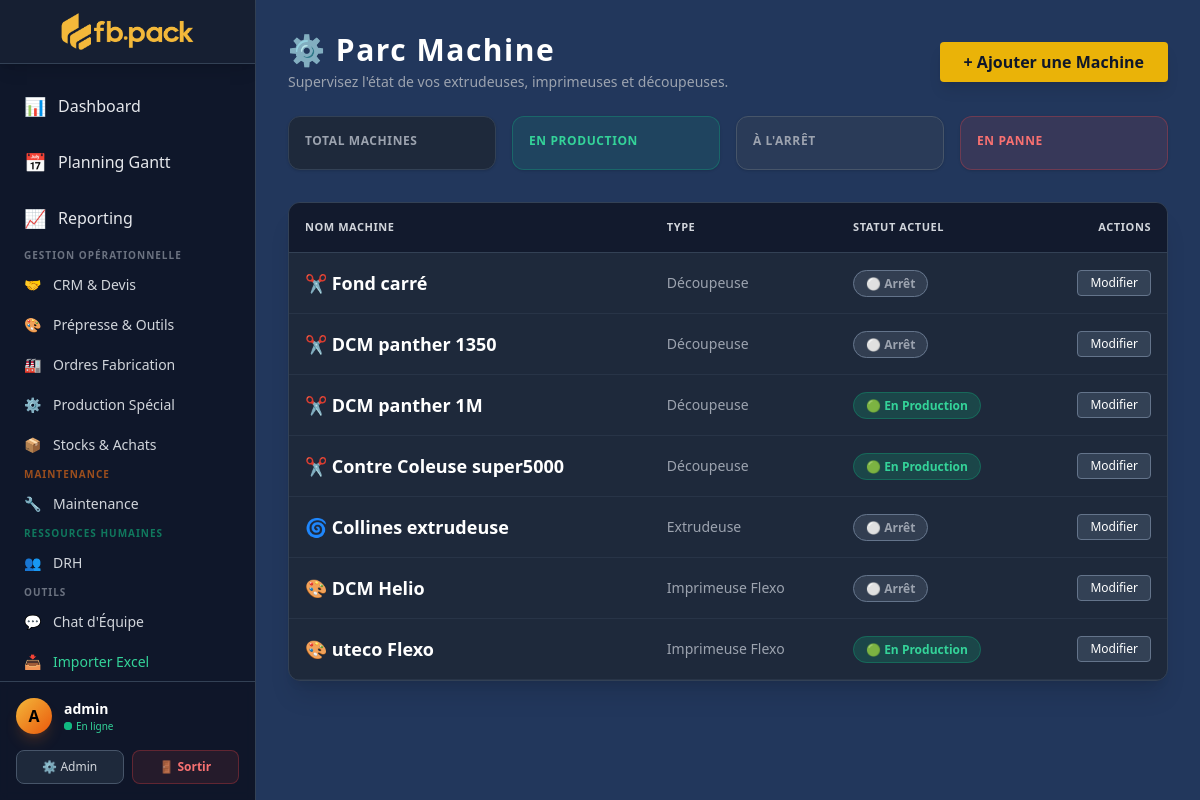
The page /machines/ (signed in) on the database its author committed.
### core/models.py (models this page shows, shortened)
class Machine(models.Model):
    STATUS_CHOICES = [
        ('RUN', 'En Production'),
        ('STOP', 'Arrêt'),
        ('MAINT', 'Maintenance'),
        ('PANNE', 'En Panne'),
    ]
    TYPE_CHOICES = [
        ('EXT', 'Extrudeuse'),
        ('IMP', 'Imprimeuse Flexo'),
        ('HELIO', 'Imprimeuse Hélio'),
        ('COMP', 'Complexeuse'),
        ('DEC', 'Découpeuse'),
        ('DEC2', 'Découpeuse 2'),
        ('SAC_FC', 'Machine Fond Carré'),
        ('SAC_SO', 'Machine Soudure'),
        ('NETT_CL', 'Nettoyage Cliché'),
        ('NETT_AN', 'Nettoyage Anilox'),
        ('AUTRE', 'Autre'),
    ]
    CRITICITE_CHOICES = [
        ('A', 'Critique (A)'),
        ('B', 'Important (B)'),
        ('C', 'Standard (C)'),
    ]
    code_machine = models.CharField("Code Machine", max_length=50, unique=True, blank=True)
    name = models.CharField("Nom Machine", max_length=100)
    type = models.CharField("Type", max_length=50, choices=TYPE_CHOICES)
    atelier = models.ForeignKey(
        'Atelier', on_delete=models.SET_NULL,
        null=True, blank=True, related_name='machines_atelier',
        verbose_name="Atelier"
    )
    marque = models.CharField("Marque", max_length=100, blank=True)
    modele = models.CharField("Modèle", max_length=100, blank=True)
    numero_serie = models.CharField("N° Série", max_length=100, blank=True)
    annee_fabrication = models.IntegerField("Année de fabrication", null=True, blank=True)
    date_mise_en_service = models.DateField("Date de mise en service", null=True, blank=True)
    fournisseur_machine = models.ForeignKey(
        'Supplier', on_delete=models.SET_NULL,
        null=True, blank=True, related_name='machines_fournies',
        verbose_name="Fournisseur machine"
    )
    compteur_heures = models.FloatField("Compteur heures machine", default=0)
    compteur_metres = models.FloatField("Compteur mètres produits", default=0)
    compteur_tours = models.FloatField("Compteur tours/cycles", default=0)
    date_dernier_releve = models.DateTimeField("Dernier relevé compteur", null=True, blank=True)
    puissance_kw = models.FloatField("Puissance (kW)", default=0, null=True, blank=True)
    vitesse_max = models.FloatField("Vitesse max (m/min)", default=0, null=True, blank=True)
    laize_max = models.FloatField("Laize max (mm)", default=0, null=True, blank=True)
    laize_min = models.FloatField("Laize min (mm)", default=0, null=True, blank=True)
    nb_couleurs = models.IntegerField("Nb couleurs (impression)", default=0, null=True, blank=True)
    status = models.CharField("Statut", max_length=10, choices=STATUS_CHOICES, default='STOP')
    criticite = models.CharField("Criticité", max_length=1, choices=CRITICITE_CHOICES, default='B')
    photo = models.ImageField("Photo", upload_to='machines/photos/', blank=True, null=True)
    documentation = models.FileField("Documentation technique", upload_to='machines/docs/', blank=True, null=True)
    cout_acquisition = models.DecimalField("Coût d'acquisition (DA)", max_digits=14, decimal_places=2, default=0)
    cout_horaire = models.DecimalField("Coût horaire (DA/h)", max_digits=10, decimal_places=2, default=0)
    notes = models.TextField("Notes", blank=True)
    est_active = models.BooleanField("Active", default=True)
    date_creation = models.DateTimeField("Date création fiche", auto_now_add=True, null=True)
    class Meta:
        verbose_name = "Machine"
        verbose_name_plural = "Machines"
        ordering = ['atelier', 'name']

### core/views.py (the view)
# urls.py: path('machines/', views.machine_view, name='machine_view'),
@login_required
def machine_view(request):
    machines = Machine.objects.all().order_by('-id')
    return render(request, 'machines.html', {'machines': machines})

### core/context_processors.py (called while the page is built)
def maintenance_alerts(request):
    if request.user.is_authenticated:
        try:
            count = AlerteMaintenance.objects.filter(est_traitee=False).count()
        except Exception:
            count = 0
        return {'alertes_maintenance_count': count}
    return {'alertes_maintenance_count': 0}

### templates/machines.html (shortened to what this page needs)
{% extends 'base.html' %}
{% block content %}
<div class="mb-6 flex justify-between items-center">
    <div>
        <h1 class="text-3xl font-bold text-white tracking-wider">⚙️ Parc Machine</h1>
        <p class="text-gray-400 text-sm mt-1">Supervisez l'état de vos extrudeuses, imprimeuses et découpeuses.</p>
    </div>
    <a href="{% url 'add_machine' %}" class="bg-yellow-500 hover:bg-yellow-400 text-slate-900 font-bold py-2 px-6 rounded shadow-lg transition transform hover:-translate-y-0.5">
        + Ajouter une Machine
    </a>
</div>
<div class="grid grid-cols-4 gap-4 mb-8">
    <div class="bg-slate-800 border border-slate-700 p-4 rounded-xl shadow">
        <div class="text-gray-400 text-xs uppercase font-bold tracking-wider">Total Machines</div>
    </div>
    <div class="bg-emerald-500/10 border border-emerald-500/30 p-4 rounded-xl shadow">
        <div class="text-emerald-400 text-xs uppercase font-bold tracking-wider">En Production</div>
    </div>
    <div class="bg-slate-700/50 border border-slate-600 p-4 rounded-xl shadow">
        <div class="text-gray-400 text-xs uppercase font-bold tracking-wider">À l'arrêt</div>
    </div>
    <div class="bg-red-500/10 border border-red-500/30 p-4 rounded-xl shadow">
        <div class="text-red-400 text-xs uppercase font-bold tracking-wider">En Panne</div>
    </div>
</div>
<div class="bg-slate-800 border border-slate-700 rounded-xl shadow-xl overflow-hidden">
    <div class="overflow-x-auto">
        <table class="w-full text-left border-collapse">
            <thead>
                <tr class="bg-slate-900/80 text-gray-300 text-[11px] uppercase tracking-wider">
                    <th class="p-4 border-b border-slate-700">Nom Machine</th>
                    <th class="p-4 border-b border-slate-700">Type</th>
                    <th class="p-4 border-b border-slate-700">Statut Actuel</th>
                    <th class="p-4 border-b border-slate-700 text-right">Actions</th>
                </tr>
            </thead>
            <tbody class="text-gray-200 text-sm">
                {% for machine in machines %}
                <tr class="hover:bg-slate-700/50 transition border-b border-slate-700/50">
                    <td class="p-4 font-bold text-white text-lg flex items-center gap-3">
                        {% if machine.type == 'EXT' %}🌀
                        {% elif machine.type == 'IMP' %}🎨
                        {% elif machine.type == 'DEC' %}✂️
                        {% else %}⚙️{% endif %}
                        {{ machine.name }}
                    </td>
                    <td class="p-4 text-gray-400">{{ machine.get_type_display }}</td>
                    <td class="p-4 font-bold">
                        {% if machine.status == 'RUN' %}
                            <span class="bg-emerald-500/20 text-emerald-400 border border-emerald-500/30 px-3 py-1 rounded-full text-xs">🟢 En Production</span>
                        {% elif machine.status == 'STOP' %}
                            <span class="bg-slate-600/50 text-gray-400 border border-slate-500 px-3 py-1 rounded-full text-xs">⚪ Arrêt</span>
                        {% elif machine.status == 'MAINT' %}
                            <span class="bg-orange-500/20 text-orange-400 border border-orange-500/30 px-3 py-1 rounded-full text-xs">🔧 Maintenance</span>
                        {% elif machine.status == 'PANNE' %}
                            <span class="bg-red-500/20 text-red-400 border border-red-500/30 px-3 py-1 rounded-full text-xs animate-pulse">🚨 En Panne</span>
                        {% endif %}
                    </td>
                    <td class="p-4 text-right">
                        <button class="text-xs bg-slate-700 hover:bg-slate-600 text-white py-1 px-3 rounded border border-slate-500 transition">Modifier</button>
                    </td>
                </tr>
                {% empty %}
                <tr>
                    <td colspan="4" class="p-8 text-center text-gray-500 italic">Aucune machine enregistrée dans le parc.</td>
                </tr>
                {% endfor %}
            </tbody>
        </table>
    </div>
</div>
{% endblock %}

### templates/base.html (shortened to what this page needs)
{% load static %}
<!DOCTYPE html>
<html lang="fr" class="dark">
<head>
    <script src="https://cdn.tailwindcss.com"></script>
</head>
<body class="bg-darkbg text-gray-200 font-sans h-screen flex overflow-hidden">
    <aside class="w-64 bg-slate-900 border-r border-slate-700 flex flex-col shrink-0 transition-all duration-300">
        <div class="h-16 flex items-center justify-center border-b border-slate-700 p-2 shadow-lg bg-slate-800/50">
            <img src="{% static 'logo.png' %}" alt="Logo FB PACK" class="h-12 w-auto object-contain">
        </div>
        <nav class="flex-1 py-4 overflow-y-auto space-y-1">
            <a href="{% url 'dashboard' %}" class="nav-link flex items-center px-6 py-3 transition group {% if request.resolver_match.url_name == 'dashboard' %}active{% endif %}">
                <span class="mr-3 text-lg">📊</span> Dashboard
            </a>
            <a href="{% url 'planning' %}" class="nav-link flex items-center px-6 py-3 transition group {% if request.resolver_match.url_name == 'planning' %}active{% endif %}">
                <span class="mr-3 text-lg">📅</span> Planning Gantt
            </a>
            <a href="{% url 'reporting' %}" class="nav-link flex items-center px-6 py-3 transition group {% if request.resolver_match.url_name == 'reporting' %}active{% endif %}">
                <span class="mr-3 text-lg">📈</span> Reporting
            </a>
            <div class="mt-6 mb-2 px-6 text-[10px] font-extrabold text-gray-500 uppercase tracking-widest">
                Gestion Opérationnelle
            </div>
            <a href="{% url 'crm_view' %}" class="nav-link flex items-center px-6 py-2 transition text-sm text-gray-300 {% if 'crm' in request.path %}active{% endif %}">
                <span class="mr-3">🤝</span> CRM & Devis
            </a>
            <a href="{% url 'prepress_view' %}" class="nav-link flex items-center px-6 py-2 transition text-sm text-gray-300 {% if 'prepress' in request.path %}active{% endif %}">
                <span class="mr-3">🎨</span> Prépresse & Outils
            </a>
            <a href="{% url 'of_list' %}" class="nav-link flex items-center px-6 py-2 transition text-sm text-gray-300 {% if '/of/' in request.path %}active{% endif %}">
                <span class="mr-3">🏭</span> Ordres Fabrication
            </a>
            <a href="{% url 'prod_dashboard' %}" class="nav-link flex items-center px-6 py-2 transition text-sm text-gray-300 {% if '/prod/' in request.path and '/encre/' not in request.path %}active{% endif %}">
                <span class="mr-3">⚙️</span> Production Spécial
            </a>
            <a href="{% url 'stock_advanced' %}" class="nav-link flex items-center px-6 py-2 transition text-sm text-gray-300 {% if '/stock/' in request.path %}active{% endif %}">
                <span class="mr-3">📦</span> Stocks & Achats
            </a>
            <div class="mt-6 mb-2 px-6 text-[10px] font-extrabold text-orange-500/60 uppercase tracking-widest">
                Maintenance
            </div>
            <a href="{% url 'maintenance_dashboard' %}" class="nav-link-maint flex items-center px-6 py-2 transition text-sm text-gray-300 {% if '/maintenance/' in request.path %}active{% endif %}">
                <span class="mr-3">🔧</span>
                <span>Maintenance</span>
            </a>
            <div class="mt-6 mb-2 px-6 text-[10px] font-extrabold text-emerald-500/60 uppercase tracking-widest">
                Ressources Humaines
            </div>
            <a href="{% url 'drh_dashboard' %}" class="nav-link-drh flex items-center px-6 py-2 transition text-sm text-gray-300 {% if '/drh/' in request.path %}active{% endif %}">
                <span class="mr-3">👥</span>
                <span>DRH</span>
            </a>
            <div class="mt-6 mb-2 px-6 text-[10px] font-extrabold text-gray-500 uppercase tracking-widest">
                Outils
            </div>
            <a href="{% url 'chat_home' %}" class="nav-link flex items-center px-6 py-2 transition text-sm text-gray-300 {% if 'chat' in request.path %}active{% endif %}">
                <span class="mr-3">💬</span> Chat d'Équipe
            </a>
            <a href="{% url 'import_stock' %}" class="nav-link flex items-center px-6 py-2 transition text-sm text-emerald-400 hover:text-emerald-300 {% if 'import' in request.path %}active{% endif %}">
                <span class="mr-3">📥</span> Importer Excel
            </a>
        </nav>
        <div class="mt-auto border-t border-slate-700 p-4 bg-slate-900/80 backdrop-blur-sm">
            <div class="flex items-center gap-3 mb-4">
                <div class="h-9 w-9 rounded-full bg-gradient-to-br from-neon to-orange-600 flex items-center justify-center text-black font-bold shadow-lg shadow-orange-500/20">
                    {{ user.username|slice:":1"|upper }}
                </div>
                <div class="overflow-hidden">
                    <p class="text-sm font-bold text-white truncate w-32">{{ user.username|default:"Utilisateur" }}</p>
                    <p class="text-[10px] text-emerald-400 flex items-center gap-1">
                        <span class="relative flex h-2 w-2">
                            <span class="relative inline-flex rounded-full h-2 w-2 bg-emerald-500"></span>
                        </span>
                        En ligne
                    </p>
                </div>
            </div>
            <div class="grid grid-cols-2 gap-2">
                <a href="{% url 'admin_view' %}" class="flex items-center justify-center gap-1 text-xs font-medium bg-slate-800 hover:bg-slate-700 text-gray-300 py-2 rounded-lg border border-slate-600 transition duration-200">
                    ⚙️ Admin
                </a>
                <form action="{% url 'logout' %}" method="post" class="w-full">
                    <button type="submit" class="w-full flex items-center justify-center gap-1 text-xs font-bold bg-red-500/10 hover:bg-red-500/20 text-red-400 border border-red-500/30 py-2 rounded-lg transition duration-200">
                        🚪 Sortir
                    </button>
                </form>
            </div>
        </div>
    </aside>
    <main class="flex-1 overflow-auto bg-darkbg relative w-full h-full">
        <div class="p-8">
            {% block content %}
            {% endblock %}
        </div>
    </main>
</body>
</html>

### rows shown on the page
Machine: name "Fond carré", type "Découpeuse", status "⚪ Arrêt"
Machine: name "DCM panther 1350", type "Découpeuse", status "⚪ Arrêt"
Machine: name "DCM panther 1M", type "Découpeuse", status "🟢 En Production"
Machine: name "Contre Coleuse super5000", type "Découpeuse", status "🟢 En Production"
Machine: name "Collines extrudeuse", type "Extrudeuse", status "⚪ Arrêt"
Machine: name "DCM Helio", type "Imprimeuse Flexo", status "⚪ Arrêt"
Machine: name "uteco Flexo", type "Imprimeuse Flexo", status "🟢 En Production"

### other values the page prints
{{ user.username|slice:":1"|upper }} "A"
{{ user.username|default:"Utilisateur" }} "admin"
